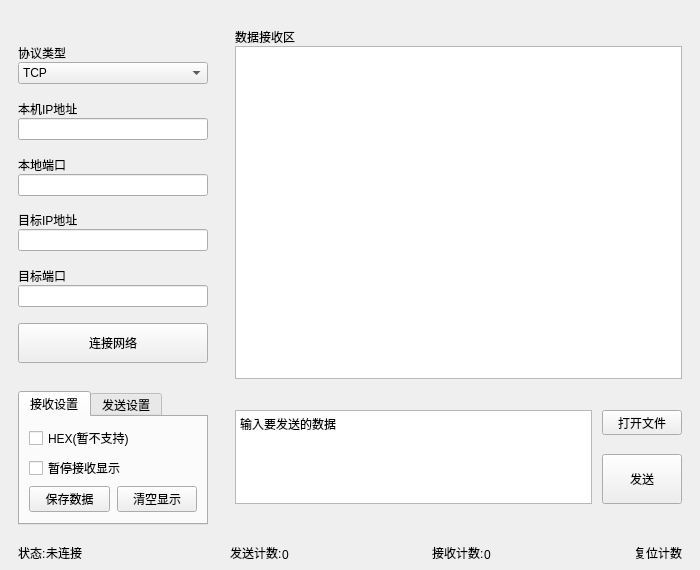
<?xml version="1.0" encoding="UTF-8"?>
<ui version="4.0">
 <class>Form</class>
 <widget class="QWidget" name="Form">
  <property name="geometry">
   <rect>
    <x>0</x>
    <y>0</y>
    <width>700</width>
    <height>570</height>
   </rect>
  </property>
  <property name="minimumSize">
   <size>
    <width>600</width>
    <height>500</height>
   </size>
  </property>
  <property name="windowTitle">
   <string>网络调试助手</string>
  </property>
  <property name="windowIcon">
   <iconset resource="resources.qrc">
    <normaloff>:/img/Icons/Network.png</normaloff>:/img/Icons/Network.png</iconset>
  </property>
  <layout class="QGridLayout" name="gridLayout" columnstretch="1,4" rowminimumheight="9,5,0">
   <property name="leftMargin">
    <number>18</number>
   </property>
   <property name="topMargin">
    <number>18</number>
   </property>
   <property name="rightMargin">
    <number>18</number>
   </property>
   <property name="bottomMargin">
    <number>8</number>
   </property>
   <property name="horizontalSpacing">
    <number>22</number>
   </property>
   <property name="verticalSpacing">
    <number>12</number>
   </property>
   <item row="0" column="0">
    <layout class="QVBoxLayout" name="verticalLayout">
     <item>
      <spacer name="verticalSpacer_7">
       <property name="orientation">
        <enum>Qt::Vertical</enum>
       </property>
       <property name="sizeHint" stdset="0">
        <size>
         <width>20</width>
         <height>50</height>
        </size>
       </property>
      </spacer>
     </item>
     <item>
      <widget class="QLabel" name="ProtocolTypeLabel">
       <property name="text">
        <string>协议类型</string>
       </property>
       <property name="alignment">
        <set>Qt::AlignBottom|Qt::AlignLeading|Qt::AlignLeft</set>
       </property>
       <property name="buddy">
        <cstring>ProtocolTypeComboBox</cstring>
       </property>
      </widget>
     </item>
     <item>
      <widget class="QComboBox" name="ProtocolTypeComboBox">
       <item>
        <property name="text">
         <string>TCP</string>
        </property>
       </item>
       <item>
        <property name="text">
         <string>UDP</string>
        </property>
       </item>
       <item>
        <property name="text">
         <string>Web Server</string>
        </property>
       </item>
      </widget>
     </item>
     <item>
      <spacer name="verticalSpacer">
       <property name="orientation">
        <enum>Qt::Vertical</enum>
       </property>
       <property name="sizeHint" stdset="0">
        <size>
         <width>20</width>
         <height>40</height>
        </size>
       </property>
      </spacer>
     </item>
     <item>
      <widget class="QLabel" name="MyHostAddrLabel">
       <property name="text">
        <string>本机IP地址</string>
       </property>
       <property name="alignment">
        <set>Qt::AlignBottom|Qt::AlignLeading|Qt::AlignLeft</set>
       </property>
       <property name="buddy">
        <cstring>MyHostAddrLineEdit</cstring>
       </property>
      </widget>
     </item>
     <item>
      <widget class="QLineEdit" name="MyHostAddrLineEdit">
       <property name="inputMask">
        <string/>
       </property>
       <property name="alignment">
        <set>Qt::AlignLeading|Qt::AlignLeft|Qt::AlignVCenter</set>
       </property>
       <property name="readOnly">
        <bool>true</bool>
       </property>
      </widget>
     </item>
     <item>
      <spacer name="verticalSpacer_6">
       <property name="orientation">
        <enum>Qt::Vertical</enum>
       </property>
       <property name="sizeHint" stdset="0">
        <size>
         <width>20</width>
         <height>40</height>
        </size>
       </property>
      </spacer>
     </item>
     <item>
      <widget class="QLabel" name="MyPortLabel">
       <property name="text">
        <string>本地端口</string>
       </property>
       <property name="alignment">
        <set>Qt::AlignBottom|Qt::AlignLeading|Qt::AlignLeft</set>
       </property>
       <property name="buddy">
        <cstring>MyPortLineEdit</cstring>
       </property>
      </widget>
     </item>
     <item>
      <widget class="PortLineEdit" name="MyPortLineEdit">
       <property name="toolTip">
        <string>作为Server启动时绑定的本地端口</string>
       </property>
       <property name="inputMask">
        <string/>
       </property>
       <property name="maxLength">
        <number>5</number>
       </property>
       <property name="alignment">
        <set>Qt::AlignLeading|Qt::AlignLeft|Qt::AlignVCenter</set>
       </property>
      </widget>
     </item>
     <item>
      <spacer name="verticalSpacer_5">
       <property name="orientation">
        <enum>Qt::Vertical</enum>
       </property>
       <property name="sizeHint" stdset="0">
        <size>
         <width>20</width>
         <height>40</height>
        </size>
       </property>
      </spacer>
     </item>
     <item>
      <widget class="QLabel" name="label_4">
       <property name="text">
        <string>目标IP地址</string>
       </property>
       <property name="alignment">
        <set>Qt::AlignBottom|Qt::AlignLeading|Qt::AlignLeft</set>
       </property>
       <property name="buddy">
        <cstring>TargetIPLineEdit</cstring>
       </property>
      </widget>
     </item>
     <item>
      <widget class="IPv4AddrLineEdit" name="TargetIPLineEdit">
       <property name="toolTip">
        <string>作为Client启动时连接服务器的地址</string>
       </property>
       <property name="maxLength">
        <number>15</number>
       </property>
       <property name="alignment">
        <set>Qt::AlignLeading|Qt::AlignLeft|Qt::AlignVCenter</set>
       </property>
      </widget>
     </item>
     <item>
      <spacer name="verticalSpacer_3">
       <property name="orientation">
        <enum>Qt::Vertical</enum>
       </property>
       <property name="sizeHint" stdset="0">
        <size>
         <width>20</width>
         <height>40</height>
        </size>
       </property>
      </spacer>
     </item>
     <item>
      <widget class="QLabel" name="label_6">
       <property name="text">
        <string>目标端口</string>
       </property>
       <property name="alignment">
        <set>Qt::AlignBottom|Qt::AlignLeading|Qt::AlignLeft</set>
       </property>
       <property name="buddy">
        <cstring>TargetPortLineEdit</cstring>
       </property>
      </widget>
     </item>
     <item>
      <widget class="PortLineEdit" name="TargetPortLineEdit">
       <property name="toolTip">
        <string>作为Client启动时连接服务器的端口</string>
       </property>
       <property name="maxLength">
        <number>5</number>
       </property>
       <property name="alignment">
        <set>Qt::AlignLeading|Qt::AlignLeft|Qt::AlignVCenter</set>
       </property>
      </widget>
     </item>
     <item>
      <spacer name="verticalSpacer_2">
       <property name="orientation">
        <enum>Qt::Vertical</enum>
       </property>
       <property name="sizeHint" stdset="0">
        <size>
         <width>20</width>
         <height>40</height>
        </size>
       </property>
      </spacer>
     </item>
     <item>
      <widget class="ConnectButton" name="ConnectButton">
       <property name="minimumSize">
        <size>
         <width>0</width>
         <height>40</height>
        </size>
       </property>
       <property name="maximumSize">
        <size>
         <width>16777215</width>
         <height>40</height>
        </size>
       </property>
       <property name="text">
        <string>连接网络</string>
       </property>
       <property name="icon">
        <iconset resource="resources.qrc">
         <normaloff>:Icons/broken_link_72px.ico</normaloff>
         <normalon>:Icons/link_72px.ico</normalon>:Icons/broken_link_72px.ico</iconset>
       </property>
       <property name="checkable">
        <bool>true</bool>
       </property>
       <property name="checked">
        <bool>false</bool>
       </property>
      </widget>
     </item>
     <item>
      <spacer name="verticalSpacer_4">
       <property name="orientation">
        <enum>Qt::Vertical</enum>
       </property>
       <property name="sizeHint" stdset="0">
        <size>
         <width>20</width>
         <height>40</height>
        </size>
       </property>
      </spacer>
     </item>
    </layout>
   </item>
   <item row="0" column="1">
    <layout class="QVBoxLayout" name="verticalLayout_4">
     <property name="leftMargin">
      <number>5</number>
     </property>
     <property name="topMargin">
      <number>10</number>
     </property>
     <property name="rightMargin">
      <number>0</number>
     </property>
     <property name="bottomMargin">
      <number>0</number>
     </property>
     <item>
      <widget class="QLabel" name="ReceiveLabel">
       <property name="sizePolicy">
        <sizepolicy hsizetype="Preferred" vsizetype="Preferred">
         <horstretch>0</horstretch>
         <verstretch>0</verstretch>
        </sizepolicy>
       </property>
       <property name="text">
        <string>数据接收区</string>
       </property>
       <property name="alignment">
        <set>Qt::AlignBottom|Qt::AlignLeading|Qt::AlignLeft</set>
       </property>
       <property name="wordWrap">
        <bool>false</bool>
       </property>
      </widget>
     </item>
     <item>
      <widget class="QPlainTextEdit" name="ReceivePlainTextEdit">
       <property name="readOnly">
        <bool>true</bool>
       </property>
      </widget>
     </item>
    </layout>
   </item>
   <item row="1" column="0">
    <widget class="QTabWidget" name="send_receive_setting">
     <property name="minimumSize">
      <size>
       <width>190</width>
       <height>0</height>
      </size>
     </property>
     <property name="currentIndex">
      <number>0</number>
     </property>
     <widget class="QWidget" name="tab">
      <attribute name="title">
       <string>接收设置</string>
      </attribute>
      <layout class="QVBoxLayout" name="verticalLayout_2">
       <item>
        <widget class="QCheckBox" name="HEXReceiveCheckBox">
         <property name="toolTip">
          <string>以十六进接收</string>
         </property>
         <property name="text">
          <string>HEX(暂不支持)</string>
         </property>
        </widget>
       </item>
       <item>
        <widget class="QCheckBox" name="ReceivePauseCheckBox">
         <property name="text">
          <string>暂停接收显示</string>
         </property>
        </widget>
       </item>
       <item>
        <layout class="QHBoxLayout" name="horizontalLayout_2">
         <property name="spacing">
          <number>7</number>
         </property>
         <item>
          <widget class="QPushButton" name="RSaveDataButton">
           <property name="toolTip">
            <string>保存接收区内容到txt文件 Ctrl+S</string>
           </property>
           <property name="text">
            <string>保存数据</string>
           </property>
           <property name="shortcut">
            <string>Ctrl+S</string>
           </property>
          </widget>
         </item>
         <item>
          <widget class="QPushButton" name="RClearButton">
           <property name="toolTip">
            <string>清空接收区显示</string>
           </property>
           <property name="text">
            <string>清空显示</string>
           </property>
          </widget>
         </item>
        </layout>
       </item>
      </layout>
     </widget>
     <widget class="QWidget" name="tab_2">
      <attribute name="title">
       <string>发送设置</string>
      </attribute>
      <layout class="QVBoxLayout" name="verticalLayout_5">
       <item>
        <widget class="QCheckBox" name="SendHEXCheckBox">
         <property name="toolTip">
          <string>以十六进制发送</string>
         </property>
         <property name="text">
          <string>HEX(暂不支持)</string>
         </property>
        </widget>
       </item>
       <item>
        <widget class="QCheckBox" name="LoopSendCheckBox">
         <property name="text">
          <string>循环发送</string>
         </property>
        </widget>
       </item>
       <item>
        <layout class="QHBoxLayout" name="horizontalLayout_6">
         <property name="spacing">
          <number>2</number>
         </property>
         <item>
          <widget class="QLabel" name="label">
           <property name="sizePolicy">
            <sizepolicy hsizetype="Preferred" vsizetype="Maximum">
             <horstretch>0</horstretch>
             <verstretch>0</verstretch>
            </sizepolicy>
           </property>
           <property name="text">
            <string>循环时间</string>
           </property>
          </widget>
         </item>
         <item>
          <widget class="QSpinBox" name="LoopSendSpinBox">
           <property name="sizePolicy">
            <sizepolicy hsizetype="Minimum" vsizetype="Fixed">
             <horstretch>0</horstretch>
             <verstretch>0</verstretch>
            </sizepolicy>
           </property>
           <property name="minimumSize">
            <size>
             <width>68</width>
             <height>0</height>
            </size>
           </property>
           <property name="suffix">
            <string> ms</string>
           </property>
           <property name="minimum">
            <number>1</number>
           </property>
           <property name="maximum">
            <number>9999999</number>
           </property>
           <property name="singleStep">
            <number>100</number>
           </property>
           <property name="value">
            <number>1000</number>
           </property>
          </widget>
         </item>
        </layout>
       </item>
      </layout>
     </widget>
    </widget>
   </item>
   <item row="1" column="1">
    <layout class="QGridLayout" name="gridLayout_2">
     <property name="leftMargin">
      <number>5</number>
     </property>
     <property name="horizontalSpacing">
      <number>10</number>
     </property>
     <item row="0" column="0" rowspan="2">
      <widget class="QPlainTextEdit" name="SendPlainTextEdit">
       <property name="plainText">
        <string>输入要发送的数据</string>
       </property>
       <property name="placeholderText">
        <string>输入要发送的数据</string>
       </property>
      </widget>
     </item>
     <item row="0" column="1">
      <widget class="QPushButton" name="OpenFilePushButton">
       <property name="minimumSize">
        <size>
         <width>0</width>
         <height>25</height>
        </size>
       </property>
       <property name="maximumSize">
        <size>
         <width>80</width>
         <height>25</height>
        </size>
       </property>
       <property name="toolTip">
        <string>打开要发送的文本文件或选择WebServer工作目录 Ctrl+O</string>
       </property>
       <property name="text">
        <string>打开文件</string>
       </property>
       <property name="shortcut">
        <string>Ctrl+O</string>
       </property>
      </widget>
     </item>
     <item row="1" column="1">
      <widget class="QPushButton" name="SendButton">
       <property name="sizePolicy">
        <sizepolicy hsizetype="Minimum" vsizetype="Fixed">
         <horstretch>0</horstretch>
         <verstretch>0</verstretch>
        </sizepolicy>
       </property>
       <property name="minimumSize">
        <size>
         <width>0</width>
         <height>50</height>
        </size>
       </property>
       <property name="maximumSize">
        <size>
         <width>80</width>
         <height>50</height>
        </size>
       </property>
       <property name="toolTip">
        <string>Alt+Enter发送</string>
       </property>
       <property name="text">
        <string>发送</string>
       </property>
       <property name="shortcut">
        <string>Alt+Return</string>
       </property>
      </widget>
     </item>
    </layout>
   </item>
   <item row="2" column="0">
    <layout class="QHBoxLayout" name="horizontalLayout_3" stretch="0,1,0">
     <item>
      <widget class="QLabel" name="label_7">
       <property name="sizePolicy">
        <sizepolicy hsizetype="Preferred" vsizetype="Preferred">
         <horstretch>0</horstretch>
         <verstretch>0</verstretch>
        </sizepolicy>
       </property>
       <property name="toolTip">
        <string>网络连接状态</string>
       </property>
       <property name="text">
        <string>状态:</string>
       </property>
       <property name="alignment">
        <set>Qt::AlignBottom|Qt::AlignLeading|Qt::AlignLeft</set>
       </property>
      </widget>
     </item>
     <item>
      <widget class="QLabel" name="StateLabel">
       <property name="sizePolicy">
        <sizepolicy hsizetype="Fixed" vsizetype="Preferred">
         <horstretch>0</horstretch>
         <verstretch>0</verstretch>
        </sizepolicy>
       </property>
       <property name="minimumSize">
        <size>
         <width>120</width>
         <height>25</height>
        </size>
       </property>
       <property name="maximumSize">
        <size>
         <width>120</width>
         <height>25</height>
        </size>
       </property>
       <property name="text">
        <string>未连接</string>
       </property>
       <property name="alignment">
        <set>Qt::AlignBottom|Qt::AlignLeading|Qt::AlignLeft</set>
       </property>
      </widget>
     </item>
     <item>
      <spacer name="horizontalSpacer_2">
       <property name="orientation">
        <enum>Qt::Horizontal</enum>
       </property>
       <property name="sizeHint" stdset="0">
        <size>
         <width>40</width>
         <height>20</height>
        </size>
       </property>
      </spacer>
     </item>
    </layout>
   </item>
   <item row="2" column="1">
    <layout class="QHBoxLayout" name="horizontalLayout_4">
     <item>
      <widget class="QLabel" name="label_9">
       <property name="toolTip">
        <string/>
       </property>
       <property name="text">
        <string>发送计数:</string>
       </property>
       <property name="alignment">
        <set>Qt::AlignBottom|Qt::AlignLeading|Qt::AlignLeft</set>
       </property>
      </widget>
     </item>
     <item>
      <widget class="QLabel" name="SendCounterLabel">
       <property name="sizePolicy">
        <sizepolicy hsizetype="Fixed" vsizetype="Preferred">
         <horstretch>0</horstretch>
         <verstretch>0</verstretch>
        </sizepolicy>
       </property>
       <property name="minimumSize">
        <size>
         <width>50</width>
         <height>0</height>
        </size>
       </property>
       <property name="maximumSize">
        <size>
         <width>50</width>
         <height>16777215</height>
        </size>
       </property>
       <property name="text">
        <string>0</string>
       </property>
       <property name="alignment">
        <set>Qt::AlignBottom|Qt::AlignLeading|Qt::AlignLeft</set>
       </property>
       <property name="textInteractionFlags">
        <set>Qt::LinksAccessibleByMouse|Qt::TextSelectableByMouse</set>
       </property>
      </widget>
     </item>
     <item>
      <spacer name="horizontalSpacer">
       <property name="orientation">
        <enum>Qt::Horizontal</enum>
       </property>
       <property name="sizeHint" stdset="0">
        <size>
         <width>40</width>
         <height>20</height>
        </size>
       </property>
      </spacer>
     </item>
     <item>
      <widget class="QLabel" name="label_10">
       <property name="text">
        <string>接收计数:</string>
       </property>
       <property name="alignment">
        <set>Qt::AlignBottom|Qt::AlignLeading|Qt::AlignLeft</set>
       </property>
      </widget>
     </item>
     <item>
      <widget class="QLabel" name="ReceiveCounterLabel">
       <property name="sizePolicy">
        <sizepolicy hsizetype="Fixed" vsizetype="Preferred">
         <horstretch>0</horstretch>
         <verstretch>0</verstretch>
        </sizepolicy>
       </property>
       <property name="minimumSize">
        <size>
         <width>50</width>
         <height>0</height>
        </size>
       </property>
       <property name="maximumSize">
        <size>
         <width>50</width>
         <height>16777215</height>
        </size>
       </property>
       <property name="text">
        <string>0</string>
       </property>
       <property name="alignment">
        <set>Qt::AlignBottom|Qt::AlignLeading|Qt::AlignLeft</set>
       </property>
       <property name="textInteractionFlags">
        <set>Qt::LinksAccessibleByMouse|Qt::TextSelectableByMouse</set>
       </property>
      </widget>
     </item>
     <item>
      <spacer name="horizontalSpacer_3">
       <property name="orientation">
        <enum>Qt::Horizontal</enum>
       </property>
       <property name="sizeHint" stdset="0">
        <size>
         <width>40</width>
         <height>20</height>
        </size>
       </property>
      </spacer>
     </item>
     <item>
      <widget class="CounterResetLabel" name="CounterResetLabel">
       <property name="toolTip">
        <string>清零计数器</string>
       </property>
       <property name="text">
        <string>复位计数</string>
       </property>
       <property name="alignment">
        <set>Qt::AlignBottom|Qt::AlignLeading|Qt::AlignLeft</set>
       </property>
      </widget>
     </item>
    </layout>
   </item>
  </layout>
 </widget>
 <customwidgets>
  <customwidget>
   <class>PortLineEdit</class>
   <extends>QLineEdit</extends>
   <header>UI.MyWidgets</header>
  </customwidget>
  <customwidget>
   <class>IPv4AddrLineEdit</class>
   <extends>QLineEdit</extends>
   <header>UI.MyWidgets</header>
  </customwidget>
  <customwidget>
   <class>ConnectButton</class>
   <extends>QPushButton</extends>
   <header>UI.MyWidgets</header>
  </customwidget>
  <customwidget>
   <class>CounterResetLabel</class>
   <extends>QLabel</extends>
   <header>UI.MyWidgets</header>
  </customwidget>
 </customwidgets>
 <resources>
  <include location="resources.qrc"/>
 </resources>
 <connections>
  <connection>
   <sender>RClearButton</sender>
   <signal>clicked()</signal>
   <receiver>ReceivePlainTextEdit</receiver>
   <slot>clear()</slot>
   <hints>
    <hint type="sourcelabel">
     <x>771</x>
     <y>503</y>
    </hint>
    <hint type="destinationlabel">
     <x>458</x>
     <y>262</y>
    </hint>
   </hints>
  </connection>
 </connections>
</ui>
